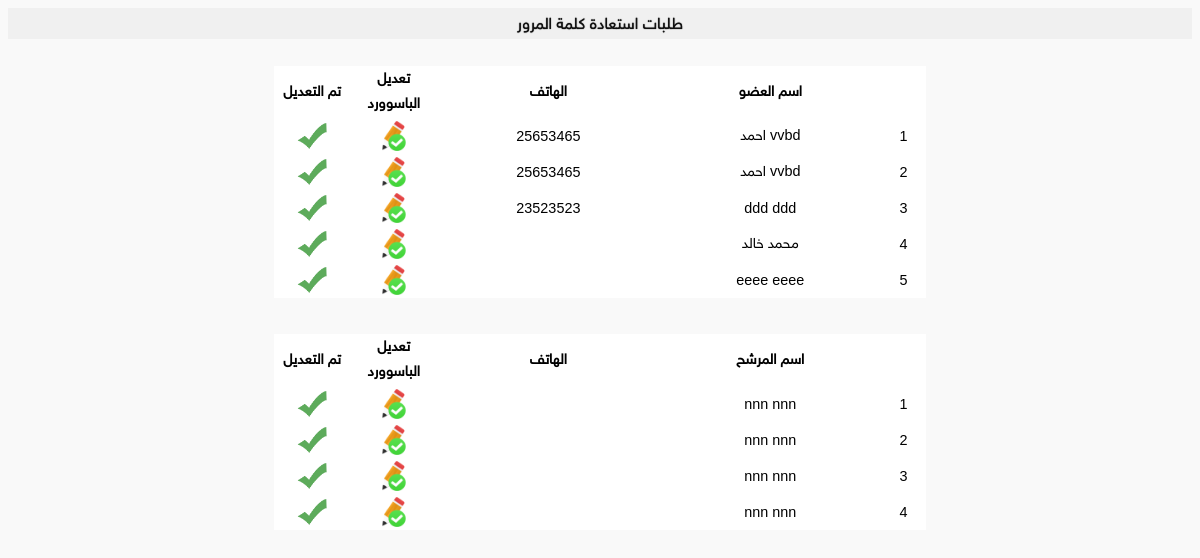
/admin-home/home.php (signed in), run on the app's committed database.
### tables this page shows
CREATE TABLE `restore_password` (
  `id` int NOT NULL,
  `insert_time` datetime NOT NULL DEFAULT CURRENT_TIMESTAMP,
  `user_id` int DEFAULT NULL,
  `user_level_id` int DEFAULT NULL,
  `is_done` tinyint(1) NOT NULL DEFAULT '0'
);

CREATE TABLE `member` (
  `id` int NOT NULL,
  `insert_time` datetime NOT NULL DEFAULT CURRENT_TIMESTAMP,
  `fname` varchar(50) DEFAULT NULL,
  `lname` varchar(50) DEFAULT NULL,
  `phone` varchar(15) DEFAULT NULL,
  `gender_id` int DEFAULT NULL COMMENT '1.male 2.female',
  `birthdate` date DEFAULT NULL,
  `bio` text COMMENT 'السيرة الذاتية',
  `img` varchar(100) DEFAULT NULL,
  `residence_region_id` int DEFAULT NULL,
  `specialty_id` int DEFAULT NULL,
  `activation` int DEFAULT '1' COMMENT '1.active 2.deactive',
  `user_id` int DEFAULT NULL,
  `is_canceled` tinyint DEFAULT '0'
);

CREATE TABLE `candidate` (
  `id` int NOT NULL,
  `insert_time` datetime NOT NULL DEFAULT CURRENT_TIMESTAMP,
  `fname` varchar(50) DEFAULT NULL,
  `lname` varchar(50) DEFAULT NULL,
  `phone` varchar(15) DEFAULT NULL,
  `gender_id` int DEFAULT NULL COMMENT '1.male 2.female',
  `birthdate` date DEFAULT NULL,
  `bio` text COMMENT 'السيرة الذاتية',
  `img` varchar(100) DEFAULT NULL,
  `residence_region_id` int DEFAULT NULL,
  `specialty_id` int DEFAULT NULL,
  `activation` int DEFAULT '1' COMMENT '1.active 2.deactive',
  `user_id` int DEFAULT NULL,
  `is_canceled` tinyint DEFAULT '0'
);

### admin-home/home.php (the view, shortened to what this page needs)
<?php
include "open_session.php";
?>
<html>
    <head>
        <link rel='stylesheet' type='text/css' href='assets/css/style.css'/>
        <link rel='stylesheet' type='text/css' href="assets/css/font_family.css" rel="stylesheet">
        <link rel='stylesheet' type='text/css' href="assets/css/fontAwesome.css" rel="stylesheet">
        </head>
        <body style="background-color:#fff;">
<div class="title">طلبات استعادة كلمة المرور</div>
<br>
<table class="tablein" width="55%" >
    <tr class="firstTR">
        <th width="3%"></th>
        <th width="15%">اسم العضو</th>
        <th width="15%">الهاتف</th>
        <th width="4%">تعديل الباسوورد</th>
        <th width="4%">تم التعديل</th>
    </tr>
    <?php
		$sql = "SELECT
		restore_password.id ,
		member.id as member_id,
		member.phone,
		member.fname,
		member.lname
		FROM restore_password
		LEFT JOIN member ON restore_password.user_id=member.user_id
		WHERE 1
		AND user_level_id=3
		AND restore_password.is_done=0
		ORDER BY restore_password.id DESC";
    $query = mysqli_query($connect, $sql);
    $row_number=0;
    while ($row = mysqli_fetch_array($query)) {
        $id = $row['id'];
        $row_number++;
		    $member_id=$row['member_id'];
        ?>
        <tr>
            <td><?php echo $row_number; ?></td>
            <td><?php echo $row['fname']." ".$row['lname']; ?></td>
            <td><?php echo $row['phone'];?></td>
            <td><a href="members/member_form.php?action=edit_row&row_id=<?php echo $member_id; ?>"><img src="assets/icons/update1.png" width=30 /></a></td>
            <td><a href="?action=is_done&id=<?php echo $id; ?>" title="تم " onclick="return confirm('is reseted?');" ><img src="assets/icons/finish.png" width=30 /></a></td>
        </tr>
    <?php
    }
     ?>
</table>
<br>
<table class="tablein" width="55%" >
    <tr class="firstTR">
        <th width="3%"></th>
        <th width="15%">اسم المرشح</th>
        <th width="15%">الهاتف</th>
        <th width="4%">تعديل الباسوورد</th>
        <th width="4%">تم التعديل</th>
    </tr>
    <?php
		$sql = "SELECT
		restore_password.id ,
		candidate.id as candidate_id,
		candidate.phone,
		candidate.fname,
		candidate.lname
		FROM restore_password
		LEFT JOIN candidate ON restore_password.user_id=candidate.user_id
		WHERE 1
		AND user_level_id=2
		AND restore_password.is_done=0
		ORDER BY restore_password.id DESC";
    $query = mysqli_query($connect, $sql);
    $row_number=0;
    while ($row = mysqli_fetch_array($query)) {
        $id = $row['id'];
        $row_number++;
		    $candidate_id=$row['candidate_id'];
        ?>
        <tr>
            <td><?php echo $row_number; ?></td>
            <td><?php echo $row['fname']." ".$row['lname']; ?></td>
            <td><?php echo $row['phone'];?></td>
            <td><a href="candidate/candidate_form.php?action=edit_row&row_id=<?php echo $candidate_id; ?>"><img src="assets/icons/update1.png" width=30 /></a></td>
            <td><a href="?action=is_done&id=<?php echo $id; ?>" title="تم " onclick="return confirm('is reseted?');" ><img src="assets/icons/finish.png" width=30 /></a></td>
        </tr>
    <?php
    }
     ?>
</table>

### admin-home/assets/css/style.css (style rules this page uses)
* { outline:medium none; }
body { background-color:#f9f9f9 !important; direction:rtl; }
.title { background:#f0f0f0; cursor: move; font-size: 1.0em; color: #111; padding-top:3px;padding-bottom:3px; text-align: center; line-height: 25px; background-position: center -15px; position: relative; text-shadow: 0px 0px 1px rgb(5, 5, 5); cursor: pointer; text-transform: capitalize; }
.tablein { background: #FFFFFF; font-size: 0.9em; margin-left:auto; margin-right:auto; border-spacing: 0; margin-top:9px; margin-bottom:9px; }
.tablein tr { border-color: #CCCCCC; }
.tablein tr td { border: none; height: 28px; text-align:center; }
.tablein tr td { padding:3px; }

### data on the page
restore_password: member.fname "vvbd", member.lname "احمد", member.phone "25653465"
restore_password: member.fname "vvbd", member.lname "احمد", member.phone "25653465"
restore_password: member.fname "ddd", member.lname "ddd", member.phone "23523523"
restore_password: member.fname "محمد", member.lname "خالد"
restore_password: member.fname "eeee", member.lname "eeee"
restore_password: candidate.fname "nnn", candidate.lname "nnn"
restore_password: candidate.fname "nnn", candidate.lname "nnn"
restore_password: candidate.fname "nnn", candidate.lname "nnn"
restore_password: candidate.fname "nnn", candidate.lname "nnn"
